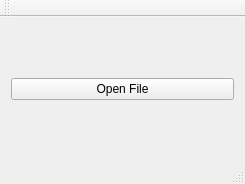
<?xml version="1.0" encoding="UTF-8"?>
<ui version="4.0">
 <class>MainWindow</class>
 <widget class="QMainWindow" name="MainWindow">
  <property name="geometry">
   <rect>
    <x>0</x>
    <y>0</y>
    <width>245</width>
    <height>184</height>
   </rect>
  </property>
  <property name="windowTitle">
   <string>MainWindow</string>
  </property>
  <widget class="QWidget" name="centralWidget">
   <layout class="QHBoxLayout" name="horizontalLayout">
    <item>
     <widget class="QPushButton" name="pushButton">
      <property name="text">
       <string>Open File</string>
      </property>
     </widget>
    </item>
   </layout>
  </widget>
  <widget class="QMenuBar" name="menuBar">
   <property name="geometry">
    <rect>
     <x>0</x>
     <y>0</y>
     <width>245</width>
     <height>22</height>
    </rect>
   </property>
  </widget>
  <widget class="QToolBar" name="mainToolBar">
   <attribute name="toolBarArea">
    <enum>TopToolBarArea</enum>
   </attribute>
   <attribute name="toolBarBreak">
    <bool>false</bool>
   </attribute>
  </widget>
  <widget class="QStatusBar" name="statusBar"/>
 </widget>
 <layoutdefault spacing="6" margin="11"/>
 <resources/>
 <connections/>
</ui>
